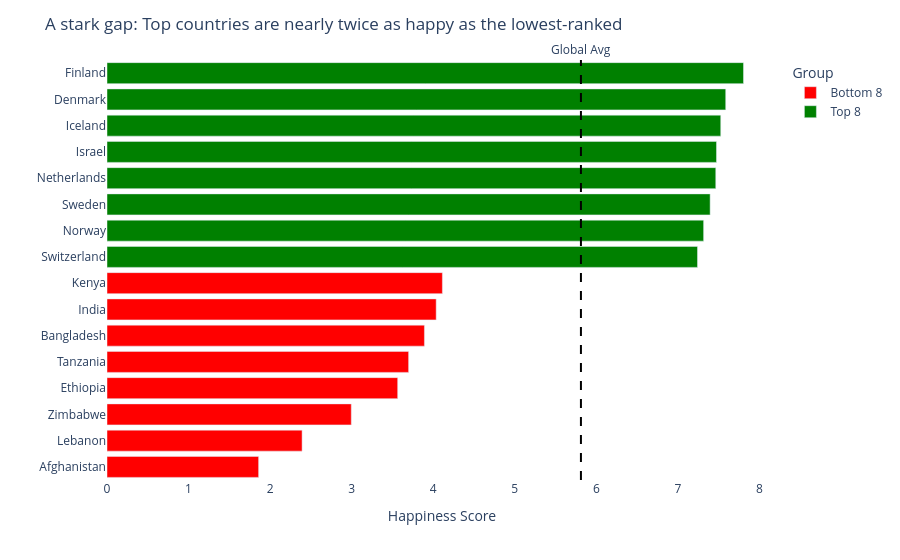

Here is the notebook cell this chart was saved with:
### Code cell
# Task 2: Top 8 vs. Bottom 8 contrast
# ------------------------------------

# Step 1: Get top and bottom countries
top8 = df.nlargest(8, 'Happiness_Score').copy()
top8['Group'] = 'Top 8'
bottom8 = df.nsmallest(8, 'Happiness_Score').copy()
bottom8['Group'] = 'Bottom 8'

combined = pd.concat([bottom8, top8]).sort_values('Happiness_Score')
global_avg = df['Happiness_Score'].mean()
print(f"Global average: {global_avg:.2f}")

# Step 2: Build your chart
# YOUR CODE HERE

combined = pd.concat([bottom8, top8]).sort_values('Happiness_Score')
global_avg = df['Happiness_Score'].mean()

color_map = {
    'Top 8': 'green',
    'Bottom 8': 'red'
}

fig = px.bar(
    combined,
    x='Happiness_Score',
    y='Country',
    orientation='h',
    color='Group',
    color_discrete_map=color_map
)

fig.add_vline(
    x=global_avg,
    line_dash="dash",
    line_color="black",
    annotation_text="Global Avg",
    annotation_position="top"
)

fig.update_layout(
    title="A stark gap: Top countries are nearly twice as happy as the lowest-ranked",
    xaxis_title="Happiness Score",
    yaxis_title="",
    plot_bgcolor='white'
)

fig.show()

### Figure 1 — Plotly figure (JSON) as saved in the notebook; plotly's stock layout.template omitted (floating-point values rounded to 4 significant figures)
{"data": [{"hovertemplate": "Group=Bottom 8<br>Happiness_Score=%{x}<br>Country=%{y}<extra></extra>", "legendgroup": "Bottom 8", "marker": {"color": "red", "pattern": {"shape": ""}}, "name": "Bottom 8", "orientation": "h", "showlegend": true, "textposition": "auto", "type": "bar", "x": [1.859, 2.392, 2.995, 3.564, 3.698, 3.892, 4.036, 4.112], "xaxis": "x", "y": ["Afghanistan", "Lebanon", "Zimbabwe", "Ethiopia", "Tanzania", "Bangladesh", "India", "Kenya"], "yaxis": "y"}, {"hovertemplate": "Group=Top 8<br>Happiness_Score=%{x}<br>Country=%{y}<extra></extra>", "legendgroup": "Top 8", "marker": {"color": "green", "pattern": {"shape": ""}}, "name": "Top 8", "orientation": "h", "showlegend": true, "textposition": "auto", "type": "bar", "x": [7.24, 7.315, 7.395, 7.464, 7.473, 7.525, 7.586, 7.804], "xaxis": "x", "y": ["Switzerland", "Norway", "Sweden", "Netherlands", "Israel", "Iceland", "Denmark", "Finland"], "yaxis": "y"}], "layout": {"annotations": [{"showarrow": false, "text": "Global Avg", "x": 5.811, "xanchor": "center", "xref": "x", "y": 1, "yanchor": "bottom", "yref": "y domain"}], "barmode": "relative", "legend": {"title": {"text": "Group"}, "tracegroupgap": 0}, "margin": {"t": 60}, "plot_bgcolor": "white", "shapes": [{"line": {"color": "black", "dash": "dash"}, "type": "line", "x0": 5.811, "x1": 5.811, "xref": "x", "y0": 0, "y1": 1, "yref": "y domain"}], "title": {"text": "A stark gap: Top countries are nearly twice as happy as the lowest-ranked"}, "xaxis": {"anchor": "y", "domain": [0, 1], "title": {"text": "Happiness Score"}}, "yaxis": {"anchor": "x", "domain": [0, 1], "title": {"text": ""}}}}
